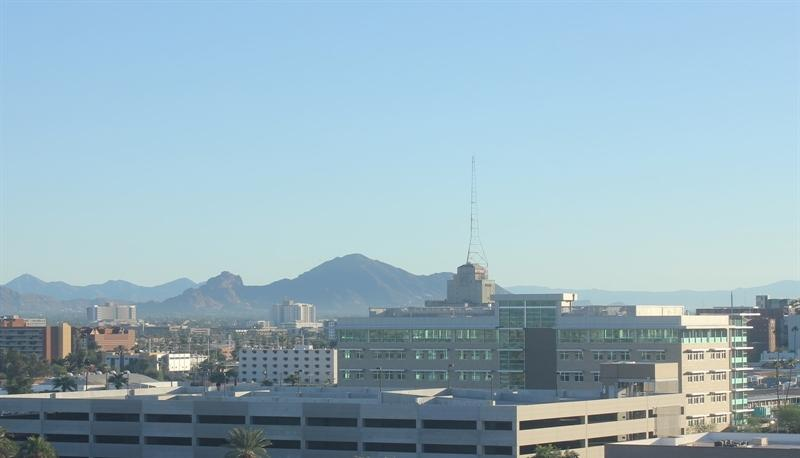
#> input picture P4/images/training/day/20151101_145049.jpg, 800 x 458 px; its folder holds only this picture in this run
$ jupyter execute --allow-errors tugas-2-praktikum.ipynb
#> lines starting #> are read from the running program, lines starting #| are printed output that depends on the picture
# Tugas 2

[cell 1]
from pathlib import Path
import matplotlib.image as mpimg
import matplotlib.pyplot as plt
import cv2
import random
import numpy as np
import pandas as pd
from sklearn.preprocessing import StandardScaler
from sklearn.svm import SVC
from sklearn.metrics import classification_report, accuracy_score
from sklearn.model_selection import train_test_split

[cell 2]
# Image directories
train_dir = "images/training/"
test_dir = "images/test/"

[cell 3]
def load_dataset(img_dir):
#> called with img_dir = 'images/training/'
    p = Path(img_dir)
    dirs = p.glob('*')

    img_list = []

    for dir in dirs:
        label = str(dir).split('/')[-1]
        for file in dir.glob('*.jpg'):
            img = mpimg.imread(file)
#> img is the input picture: shape (458, 800, 3); mean R, G, B 150.7, 178, 191

            if not img is None:
                img_list.append((img, label))

    return img_list

[cell 4]
train_img = load_dataset(train_dir)
#> train_img = 2 items
test_img = load_dataset(test_dir)

[cell 5]
pick_random = np.random.randint(0, len(train_img))
#> pick_random = 0

print(f'Image {pick_random}')
#| Image 0
print(train_img[pick_random][0].shape)
#| (458, 800, 3)

[cell 6]
def random_img_viz(img_list):
    rand_num = np.random.randint(0, len(img_list))

    img = img_list[rand_num][0]
    label = img_list[rand_num][1]
    label_str = 'day' if label == 1 else 'night'

    plt.imshow(img)
    print(f'Shape\t: {img.shape}')
    print(f'Label\t: {label}')

[cell 7]
def standarized_input(image):
    # resize to w: 1100, h:600
    std_img = cv2.resize(image, (1100,600))

    return std_img

[cell 8]
def label_encoder(label):
    # Extract the label by splitting the path and taking the last part
    label = label.split('\\')[-1].strip().lower()  # for Windows-style paths
    num_val = 0
    if label == 'day':
        num_val = 1

    return num_val

[cell 9]
def preprocess(img_list):
    std_img_list = []

    for item in img_list:
        image = item[0]
        label = item[1]

        std_img = standarized_input(image)

        img_label = label_encoder(label)

        std_img_list.append((std_img, img_label))
#> this loop made 2 passes
#> (num_val in label_encoder, img_label) on passes 1 to 2: (1, 1), (0, 0)
#> pass 1, in standarized_input, `std_img = cv2.resize(image, (1100,600))`:
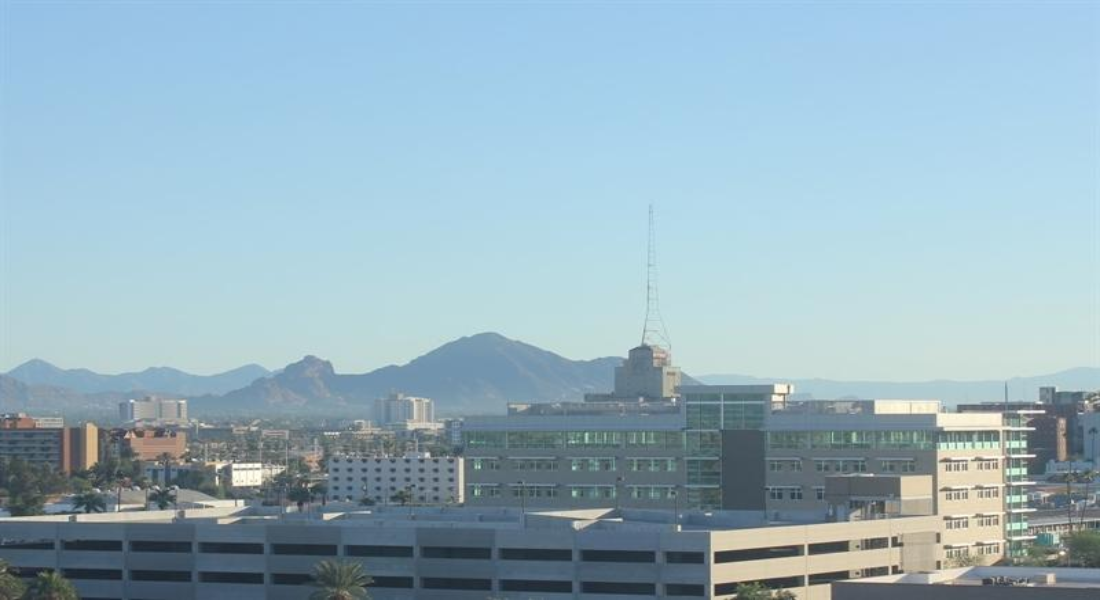
#> std_img: shape (600, 1100, 3); mean R, G, B 150.6, 178, 190.9
#> pass 2, in standarized_input (call 2), `std_img = cv2.resize(image, (1100,600))`:
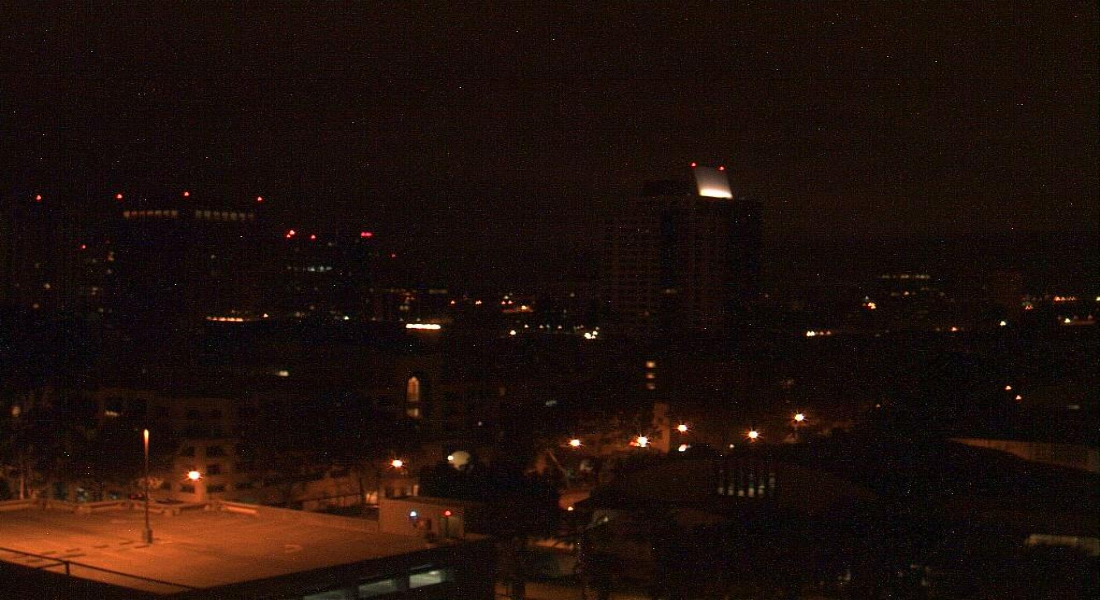
#> std_img: shape (600, 1100, 3); mean R, G, B 30.4, 15.4, 10.4
#> after the loop, std_img_list = 2 items

    return std_img_list

[cell 10]
train_std_img_list = preprocess(train_img)
#> train_std_img_list = 2 items
test_std_img_list = preprocess(test_img)
#> test_std_img_list = []

[cell 11]
pick_random = np.random.randint(0, len(train_std_img_list))
#> pick_random = 1

print(f'Image {pick_random}')
#| Image 1
print(train_std_img_list[pick_random][0].shape)
#| (600, 1100, 3)

[cell 12]
def extract_grayscale_histogram(image, bins=256):
    # Ubah gambar menjadi grayscale
    gray_image = cv2.cvtColor(image, cv2.COLOR_BGR2GRAY)

    # Hitung histogram grayscale
    hist = cv2.calcHist([gray_image], [0], None, [bins], [0, 256])

    # Normalisasi histogram
    hist = cv2.normalize(hist, hist).flatten()

    return hist

[cell 13]
def extract_histogram_feature(img_list):
    hist_features = []
    labels = []

    for img in img_list:
        hist = extract_grayscale_histogram(img[0])
        img_label = img[1]

        hist_features.append(hist)
        labels.append(img_label)
#> this loop made 2 passes
#> img_label on passes 1 to 2: 1, 0
#> pass 1, in extract_grayscale_histogram, `gray_image = cv2.cvtColor(image, cv2.COLOR_BGR2GRAY)`:
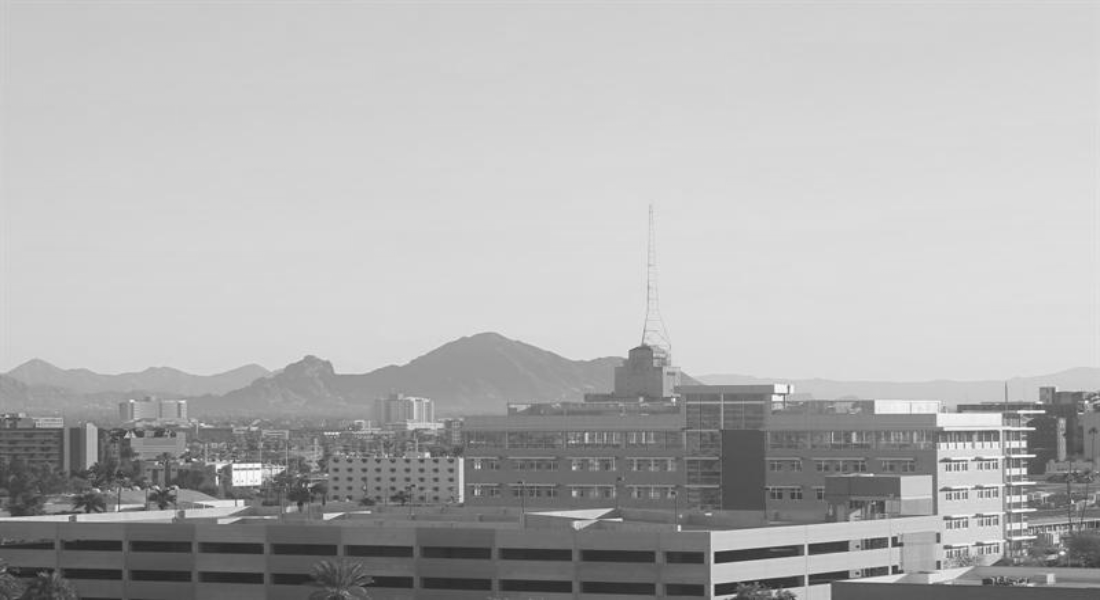
#> gray_image: shape (600, 1100); min 33, max 253, mean 178.7
#> pass 2, in extract_grayscale_histogram (call 2), `gray_image = cv2.cvtColor(image, cv2.COLOR_BGR2GRAY)`:
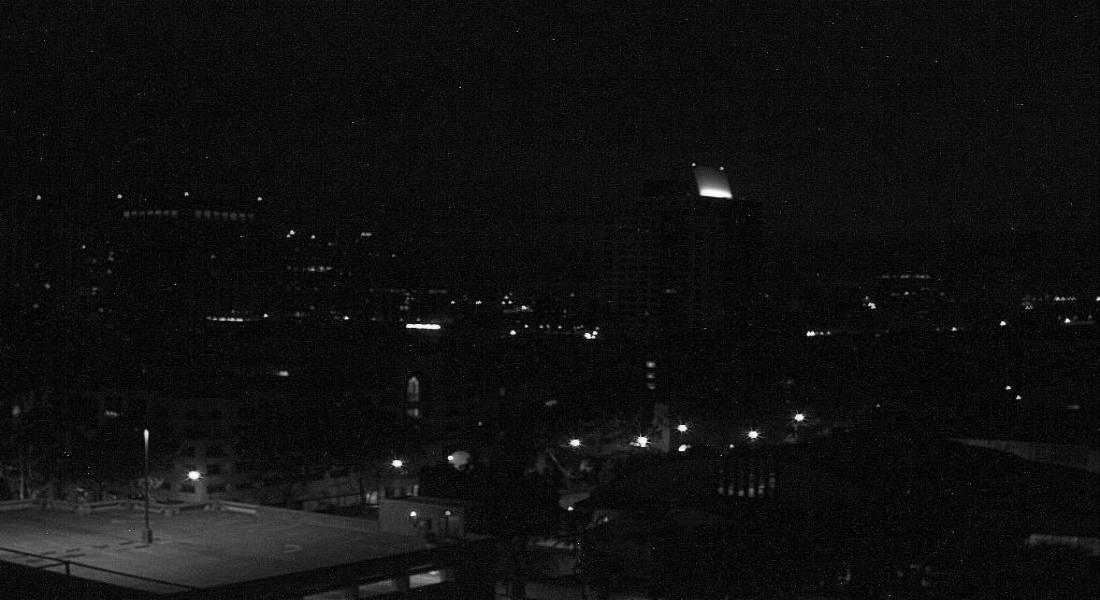
#> gray_image: shape (600, 1100); min 0, max 254, mean 15.7
#> after the loop, hist_features = 2 items; labels = [1, 0]

    df = pd.DataFrame(hist_features)
#> df = table of 2 rows and 256 columns
    df['LABELS'] = labels

    return df

[cell 14]
train_hist_img = extract_histogram_feature(train_std_img_list)
#> train_hist_img = table of 2 rows and 257 columns
print(f'Shape: {train_hist_img.shape}')
#| Shape: (2, 257)
train_hist_img.head()
#> Out = table of 2 rows and 257 columns

[cell 15]
test_hist_img = extract_histogram_feature(test_std_img_list)
#> test_hist_img = table of 0 rows and 1 columns
print(f'Shape: {test_hist_img.shape}')
#| Shape: (0, 1)
test_hist_img.head()
#> Out = table of 0 rows and 1 columns

[cell 16]
x_train = train_hist_img.iloc[:, :-1].values
y_train = train_hist_img.iloc[:, -1].values
#> y_train = [1, 0]
x_test = test_hist_img.iloc[:, :-1].values
#> x_test = empty array
y_test = test_hist_img.iloc[:, -1].values
#> y_test = empty array

[cell 17]
model_hist = SVC(kernel='linear')
model_hist.fit(x_train, y_train)

[cell 18]
y_train_pred_hist = model_hist.predict(x_train)
#> y_train_pred_hist = [1, 0]
#> (the rest of this cell did not finish here and is left out)

[cell 19]
acc_train_hist = accuracy_score(y_train, y_train_pred_hist)
#> acc_train_hist = 1
#> (the rest of this cell did not finish here and is left out)
